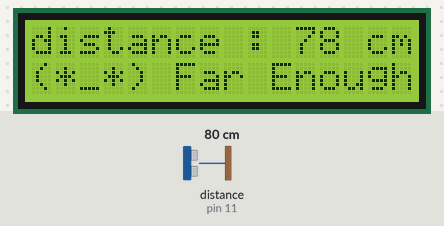
Bench run of a sketch on a simulated Arduino Uno, built with avr-gcc and run on an emulated ATmega328P. Parts: 16×2 character LCD. Wiring (inferred from the names in the program): ultrasonic range finder: trigger pin 10; echo pin 11. The test bench sets the inputs (shaded band); at power-on: distance to the obstacle (sensor on pin 11) 80 cm. The echo pulse lasts 58.3 µs per cm; what the sketch prints to the serial monitor is not drawn.

Above: at 1.2 s.
1.3 s: distance to the obstacle (sensor on pin 11) set to 29 cm
At 1.44 s:
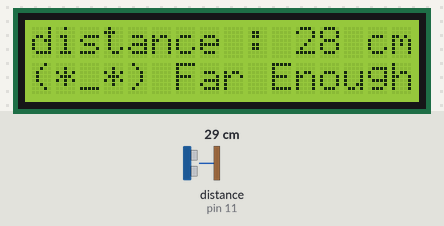
3.4 s: distance to the obstacle (sensor on pin 11) set to 23 cm
At 3.63 s:
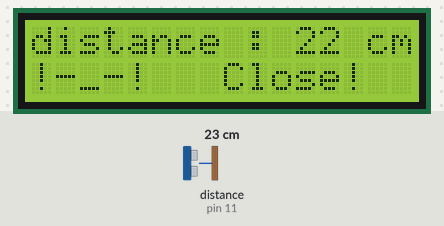
6.1 s: distance to the obstacle (sensor on pin 11) set to 2 cm
At 6.49 s:
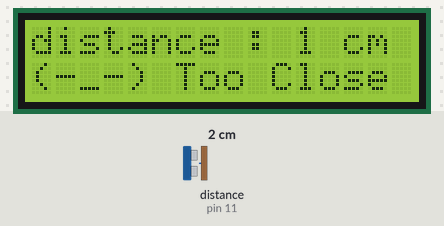
9.0 s: distance to the obstacle (sensor on pin 11) set to 18 cm
At 9.34 s:
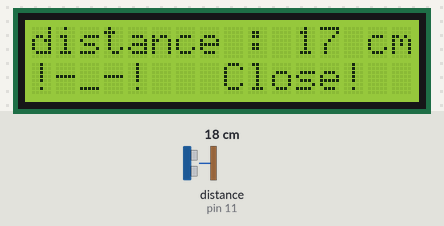

Measured:
- the behaviour switches between 26 and 25 cm on distance to the obstacle (sensor on pin 11) (found by bisection; images 1 and 2)
- after the input at 1.3 s, the display: first differs from a run without the input at once (image 1)
- after the input at 3.4 s, the display: first differs from a run without the input at once (image 2)
- after the input at 6.1 s, the display: first differs from a run without the input after 0.19 s (image 3)
- after the input at 9.0 s, the display: first differs from a run without the input after 0.14 s (image 4)
- what the display in image 2 shows lasts 0.4 s, from 3.4 s to 3.8 s

The sketch:

LCD.ino
```cpp
#include <LiquidCrystal.h>
//ultra sonic configurations//
int trig=10;
int echo= 11;
int PTT;
///////////////////////
// LCD configurations//you can chose this option insted of potentiometer
//int vo=3;
int rs=4;
int en=5;
int d4=6;
int d5=7;
int d6=8;
int d7=9;
LiquidCrystal lcd(rs,en,d4,d5,d6,d7);
/////////////////////////
void setup() {
  //pinMode(vo,OUTPUT);
 // analogWrite(vo,100);// you can chose this option insted of potentiometer
  lcd.begin(16,2);
  lcd.setCursor(0,0);
  pinMode(trig,OUTPUT);
  pinMode(echo,INPUT);
  Serial.begin(9600);

}

void loop() {
  digitalWrite(trig,LOW);
  delayMicroseconds(10);
  digitalWrite(trig,HIGH);
  delayMicroseconds(10);
  digitalWrite(trig,LOW);
  PTT=pulseIn(echo,HIGH)* 0.034 / 2;
  Serial.print("distance is: ");
  Serial.print(PTT);
  Serial.println(" cm");

  if(PTT<10){
    lcd.print("distance : " + String(PTT)+" cm");
    lcd.setCursor(0, 10);
    lcd.print("(-_-) Too Close");
    delay(200);

  }
  else if(PTT>10&&PTT<25){
    lcd.print("distance : " + String(PTT)+" cm");
    lcd.setCursor(0, 10);
    lcd.print("!-_-!   Close!");
    delay(200);
  }
  else{
    lcd.print("distance : " + String(PTT)+" cm");
    lcd.setCursor(0, 10);
    lcd.print("(*_*) Far Enough");
  }
  delay(200);
  lcd.clear();


}
```
